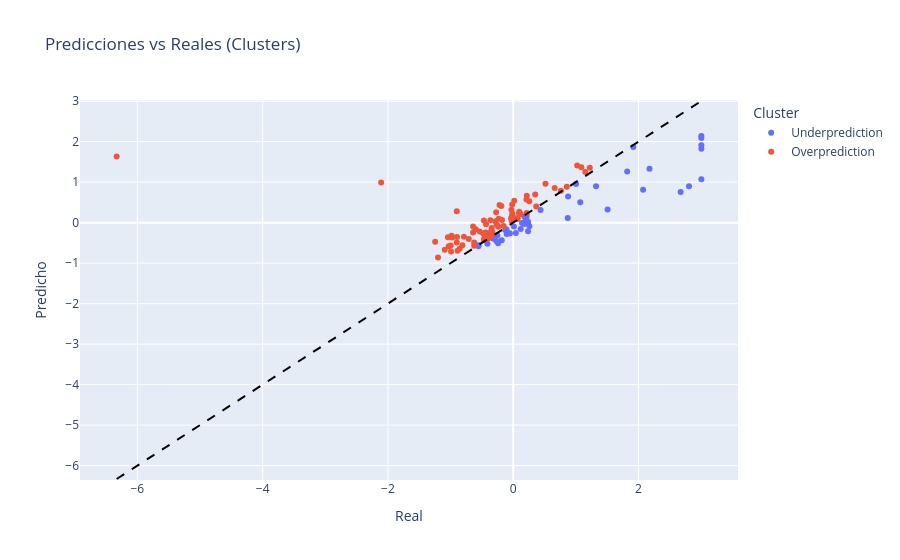

The notebook cell this image was saved under:
### Markdown cell above
Se generan 2 clusters segun las predicciones:
* Overprediction: si los residuos son mayores o iguales a cero.
*  Underprediction: si los residuos son menores a cero.

### Code cell
# Cluster: sobre/sub prediccion respecto a la identidad
residuos = y_pred - y_test
cluster = pd.Series(['Overprediction' if r >= 0 else 'Underprediction' for r in residuos], 
                     index=y_test.index)

# Visualizar con los 2 clusters
fig = px.scatter(x=y_test, y=y_pred, color=cluster,
                 labels={'x':'Real','y':'Predicho','color':'Cluster'},
                 title='Predicciones vs Reales (Clusters)')
fig.add_shape(type='line', x0=y_test.min(), y0=y_test.min(),
             x1=y_test.max(), y1=y_test.max(),
             line=dict(color='black', dash='dash', width=2))
fig.show()

# Estadísticas por cluster
print("\nEstadísticas por cluster:")
print(f"Overprediction: {(cluster == 'Overprediction').sum()} casos, residuo medio: {residuos[cluster == 'Overprediction'].mean():.4f}")
print(f"Underprediction: {(cluster == 'Underprediction').sum()} casos, residuo medio: {residuos[cluster == 'Underprediction'].mean():.4f}")

### Figure 1 — Plotly figure (JSON) as saved in the notebook; plotly's stock layout.template omitted (floating-point values rounded to 4 significant figures)
{"data": [{"hovertemplate": "Cluster=Underprediction<br>Real=%{x}<br>Predicho=%{y}<extra></extra>", "legendgroup": "Underprediction", "marker": {"color": "#636efa", "symbol": "circle"}, "mode": "markers", "name": "Underprediction", "orientation": "v", "showlegend": true, "type": "scatter", "x": [0.2586, 2.673, 2.807, 3.004, 1.507, 0.1405, 0.2304, 0.203, -0.4116, 0.2392, -0.5531, 0.01165, -0.2963, -0.3345, 0.2154, -0.5548, 0.1197, -0.1826, 0.2378, 1.82, 0.4374, 0.1815, 3.004, 3.004, -0.2407, 0.0431, -0.3215, 2.074, 0.212, -0.2531, 2.177, 0.8709, -0.1038, -0.08253, 1.004, -0.05146, -0.1099, -0.2685, -0.1252, 3.004, 1.323, -0.1115, 0.1733, 0.8763, 1.918, 1.071, 3.004], "xaxis": "x", "y": [-0.08939, 0.7564, 0.8994, 1.914, 0.3216, -0.007229, -0.02412, 0.07278, -0.5185, 0.0183, -0.5583, -0.09251, -0.3427, -0.342, 0.1725, -0.5808, -0.1584, -0.4322, -0.2135, 1.264, 0.3141, 0.1478, 1.071, 1.828, -0.5081, -0.2557, -0.3933, 0.8117, 0.08607, -0.3158, 1.33, 0.1156, -0.2802, -0.2472, 0.9515, -0.2672, -0.178, -0.4551, -0.183, 2.091, 0.9007, -0.1613, -0.03635, 0.6438, 1.868, 0.5017, 2.14], "yaxis": "y"}, {"hovertemplate": "Cluster=Overprediction<br>Real=%{x}<br>Predicho=%{y}<extra></extra>", "legendgroup": "Overprediction", "marker": {"color": "#EF553B", "symbol": "circle"}, "mode": "markers", "name": "Overprediction", "orientation": "v", "showlegend": true, "type": "scatter", "x": [0.09674, 0.06372, -0.2721, -0.7087, -2.108, -0.0261, -0.6234, -0.9922, -0.8107, -0.901, 0.3512, -0.02827, -0.03372, -0.4437, -0.6398, -0.5355, -1.029, -0.441, 1.223, -0.4767, -1.246, 0.5149, -0.5987, -0.3428, 0.7624, -0.4423, 0.01685, -0.8548, -0.4692, 1.152, 0.1202, 0.071, 0.257, -1.2, -0.01623, -0.406, 0.2148, -0.8876, -0.9004, -0.973, -6.331, 0.6624, -0.2366, 0.09354, 0.2168, -0.9975, 1.022, -0.2184, -0.897, 0.03833, -0.432, -0.4568, 0.2127, -0.9836, -0.1783, -0.333, -0.7861, -0.6228, -0.4698, -0.0158, 0.8561, 0.3679, -0.2852, -0.3653, -0.2624, 1.088, -0.4338, -1.043, -0.338, -0.3607, -0.3947, -0.01129, -0.6404, -0.2314, -1.092, -0.467, -0.3327, -0.1527, -0.1891], "xaxis": "x", "y": [0.271, 0.08886, 0.2592, -0.4034, 0.9939, 0.04374, -0.5732, -0.7113, -0.5613, -0.4924, 0.6927, 0.3203, 0.1085, -0.4192, -0.2408, -0.2181, -0.5813, -0.2409, 1.353, -0.2707, -0.471, 0.9627, -0.1603, -0.1319, 0.7876, -0.4124, 0.5419, -0.6469, -0.415, 1.249, 0.206, 0.1003, 0.5282, -0.8614, 0.1796, -0.3011, 0.2405, -0.6933, 0.2834, -0.3669, 1.635, 0.858, -0.1003, 0.2256, 0.664, -0.5665, 1.413, 0.4349, -0.3563, 0.1069, -0.3491, -0.3813, 0.5711, -0.3256, 0.06347, -0.2399, -0.3484, -0.493, -0.2693, 0.4479, 0.8881, 0.4006, 0.03273, 0.06065, -0.04935, 1.368, -0.03766, -0.3584, -0.242, -0.229, -0.3846, 0.2208, -0.09454, 0.09566, -0.6703, 0.05009, -0.3081, -0.08507, 0.4114], "yaxis": "y"}], "layout": {"legend": {"title": {"text": "Cluster"}, "tracegroupgap": 0}, "shapes": [{"line": {"color": "black", "dash": "dash", "width": 2}, "type": "line", "x0": -6.331, "x1": 3.004, "y0": -6.331, "y1": 3.004}], "title": {"text": "Predicciones vs Reales (Clusters)"}, "xaxis": {"anchor": "y", "domain": [0, 1], "title": {"text": "Real"}}, "yaxis": {"anchor": "x", "domain": [0, 1], "title": {"text": "Predicho"}}}}
